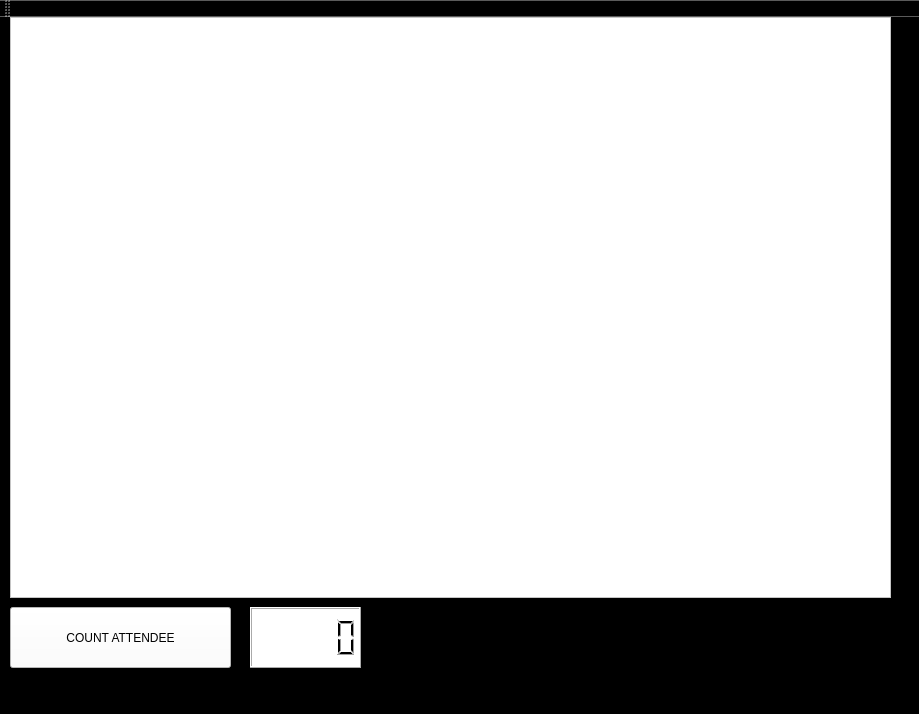
<?xml version="1.0" encoding="UTF-8"?>
<ui version="4.0">
 <class>HAARClass</class>
 <widget class="QMainWindow" name="HAARClass">
  <property name="geometry">
   <rect>
    <x>0</x>
    <y>0</y>
    <width>919</width>
    <height>714</height>
   </rect>
  </property>
  <property name="windowTitle">
   <string>HAAR</string>
  </property>
  <property name="styleSheet">
   <string notr="true">background-color: black;</string>
  </property>
  <widget class="QWidget" name="centralWidget">
   <widget class="QPushButton" name="cntButton">
    <property name="geometry">
     <rect>
      <x>10</x>
      <y>590</y>
      <width>221</width>
      <height>61</height>
     </rect>
    </property>
    <property name="styleSheet">
     <string notr="true">background-color: white;</string>
    </property>
    <property name="text">
     <string>COUNT ATTENDEE</string>
    </property>
   </widget>
   <widget class="QGraphicsView" name="DISPLAY">
    <property name="geometry">
     <rect>
      <x>10</x>
      <y>0</y>
      <width>881</width>
      <height>581</height>
     </rect>
    </property>
    <property name="maximumSize">
     <size>
      <width>1280</width>
      <height>720</height>
     </size>
    </property>
    <property name="styleSheet">
     <string notr="true">background-color: white;</string>
    </property>
   </widget>
   <widget class="QLCDNumber" name="COUNTER">
    <property name="geometry">
     <rect>
      <x>250</x>
      <y>590</y>
      <width>111</width>
      <height>61</height>
     </rect>
    </property>
    <property name="styleSheet">
     <string notr="true">background-color: white;</string>
    </property>
   </widget>
  </widget>
  <widget class="QMenuBar" name="menuBar">
   <property name="geometry">
    <rect>
     <x>0</x>
     <y>0</y>
     <width>919</width>
     <height>22</height>
    </rect>
   </property>
  </widget>
  <widget class="QToolBar" name="mainToolBar">
   <attribute name="toolBarArea">
    <enum>TopToolBarArea</enum>
   </attribute>
   <attribute name="toolBarBreak">
    <bool>false</bool>
   </attribute>
  </widget>
  <widget class="QStatusBar" name="statusBar"/>
 </widget>
 <layoutdefault spacing="6" margin="11"/>
 <resources>
  <include location="HAAR.qrc"/>
 </resources>
 <connections/>
</ui>
